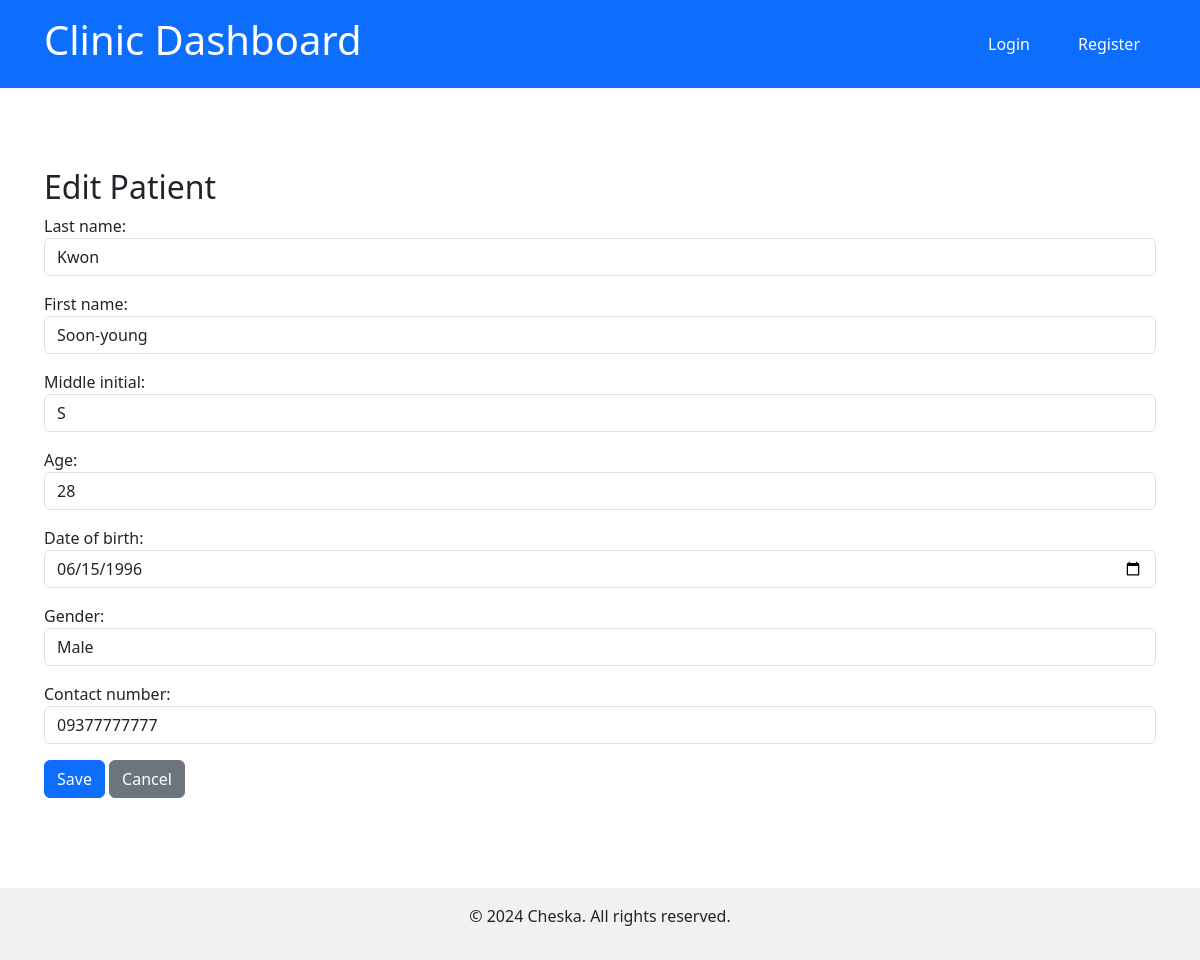
Screenshot of /patients/1/update/ with the database file from the repository.
### clinicapp/models.py (models this page shows, shortened)
class Patient(models.Model):
    last_name = models.CharField(max_length=255)
    first_name = models.CharField(max_length=255)
    middle_initial = models.CharField(max_length=1, null=True, blank=True)
    age = models.PositiveIntegerField()
    date_of_birth = models.DateField()
    gender = models.CharField(max_length=10, choices=[('Male', 'Male'), ('Female', 'Female')])
    contact_number = models.CharField(max_length=15)

### clinicapp/views.py (the view)
# urls.py: path('patients/<int:pk>/update/', views.patient_update, name='patient_update'),
def patient_update(request, pk):
    patient = get_object_or_404(Patient, pk=pk)
    if request.method == 'POST':
        form = PatientForm(request.POST, instance=patient)
        if form.is_valid():
            form.save()
            return redirect('patient_list')
    else:
        form = PatientForm(instance=patient)
    return render(request, 'patients/patient_form.html', {'form': form})

### clinicapp/forms.py
class PatientForm(forms.ModelForm):
    class Meta:
        model = Patient
        fields = ['last_name', 'first_name', 'middle_initial', 'age', 'date_of_birth', 'gender', 'contact_number']
        widgets = {
            'last_name': forms.TextInput(attrs={'class': 'form-control'}),
            'first_name': forms.TextInput(attrs={'class': 'form-control'}),
            'middle_initial': forms.TextInput(attrs={'class': 'form-control'}),
            'age': forms.NumberInput(attrs={'class': 'form-control'}),
            'date_of_birth': forms.DateInput(attrs={'type': 'date', 'class': 'form-control'}),
            'gender': forms.Select(attrs={'class': 'form-control'}),
            'contact_number': forms.TextInput(attrs={'class': 'form-control'}),
        }

### templates/patients/patient_form.html (shortened to what this page needs)
{% extends 'base.html' %}
{% block content %}
<div class="container mt-5">
    <h2>{{ form.instance.pk|yesno:"Edit Patient,Create Patient" }}</h2>
    <form method="post">
        {{ form.as_p }}
        <button type="submit" class="btn btn-primary">Save</button>
        <a href="{% url 'patient_list' %}" class="btn btn-secondary">Cancel</a>
    </form>
</div>
{% endblock %}

### static/css/style.css (style rules this page uses)
body { font-family: Arial, sans-serif; margin: 0; padding: 0; box-sizing: border-box; }

### rows the page displays
Patient: instance.pk "Edit Patient", last_name "Kwon", first_name "Soon-young", middle_initial "S", age "28", date_of_birth "06/15/1996", gender "Male", contact_number "09377777777"
